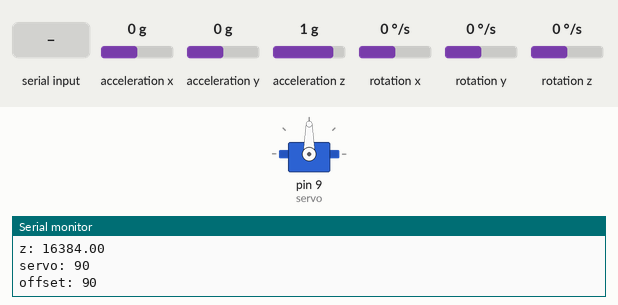
This sketch was run on a simulated Arduino Uno, built with avr-gcc and run on an emulated ATmega328P. Parts: servo, the last lines printed to the serial monitor. Wiring (inferred from the names in the program): MPU-6050 motion sensor at I2C address 0x68. The inputs (shaded band) are chosen by the test bench; at power-on: acceleration x 0 g, acceleration y 0 g, acceleration z 1 g, rotation x 0 °/s, rotation y 0 °/s, rotation z 0 °/s.

Above: at 1.3 s.
1.4 s: acceleration x set to -1.4 g
At 1.7 s:
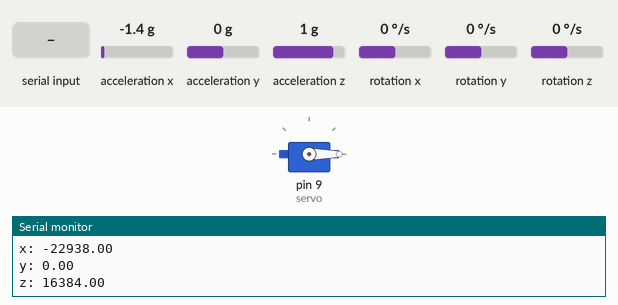
2.9 s: "30,150\n" received over Serial
At 3.9 s:
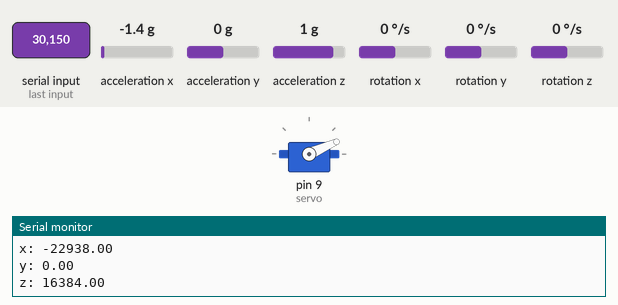
5.6 s: "200\n" received over Serial
At 6.1 s:
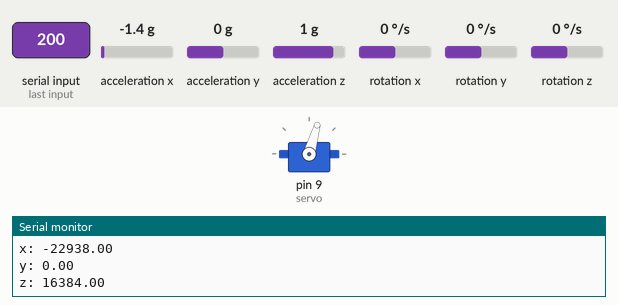
8.2 s: acceleration x set to 1.4 g
At 9.0 s:
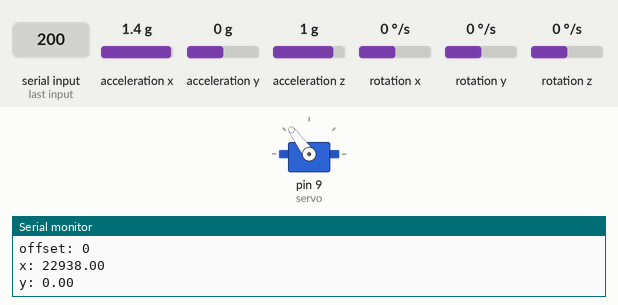
9.7 s: "90,45\n" received over Serial
At 10.1 s:
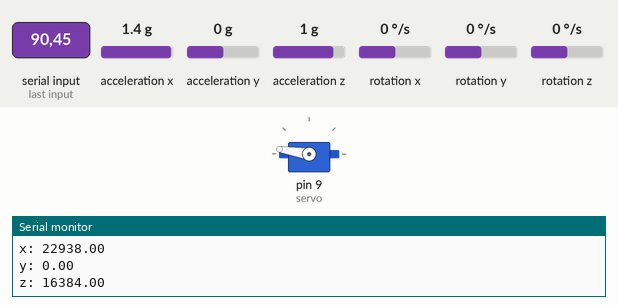
12.4 s: "30,150\n" received over Serial
At 14.6 s:
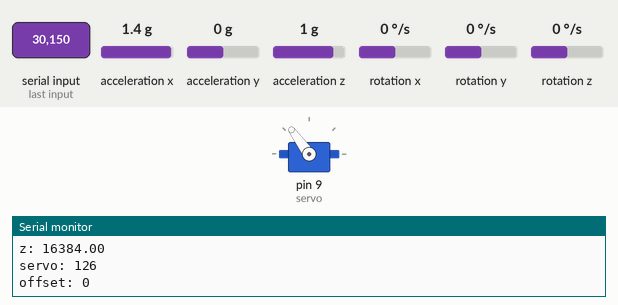
Timing chart, 0 to 15.0 s (numbered marks = the images above; inputs shaded):
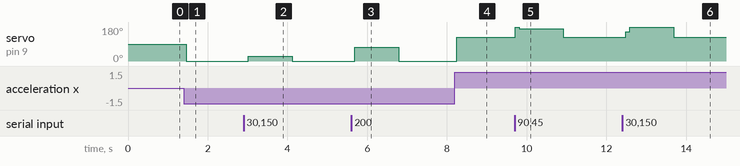

The sketch:

Gimbal.ino
```cpp
// Rewritten demo from Adafruit's MPU6050 library

#include <Wire.h>
#include <Servo.h>

const int MPU = 0x68; // MPU I2C address. Confirm with i2c_scanner example
float gyrox, gyroy, gyroz, accelx, accely, accelz;
float xrotation, yrotation, zrotation;
float deltaTime, prevTime = 0;
Servo servo;
int servo_target;
int offset = 90;
float FS_gyro_factor = 131.0; // change according to MPU +-G setting. Datasheet p32
float FS_accel_factor = 16384.0; // change according to MPU +-G setting. Datasheet p30
int accel_expected_max = 16384.0; // observed 1G value. Bandaid fix

void setup(void) {
  Serial.begin(9600);
  Wire.begin();
  Wire.beginTransmission(MPU);
  Wire.write(0x6B); // PWR_MGNT register. Reset this on setup
  Wire.write(0x00); // TODO: experiment with 0b1000_0000. See if this also properly resets
  Wire.endTransmission(true);
  servo.attach(9);
  Serial.println("Setup Complete");
  delay(100);
  /*
  Optionally configure MPU
  We'll use default +/-2g, +/-250 degree/s
  */
}

void loop() {

  /* Get new sensor events with the readings */
  //request signal from ACCEL_OUT registers
  Wire.beginTransmission(MPU);
  Wire.write(0x3B); // address of ACCEL_XOUT_H
  Wire.endTransmission(false);
  Wire.requestFrom(MPU, 6, true);
  //consume signal
  accelx = (Wire.read() << 8 | Wire.read()) / 1.0; // read 2 bytes/registers (OUT_H and OUT_L) and reassemble the 16b data
  accely = (Wire.read() << 8 | Wire.read()) / 1.0;
  accelz = (Wire.read() << 8 | Wire.read()) / 1.0;
  //request the signal from GYRO_OUT registers
  Wire.beginTransmission(MPU);
  Wire.write(0x43); // GYRO_XOUT_H
  Wire.endTransmission(false);
  Wire.requestFrom(MPU, 6, true);
  // consume the signal
  gyrox = (Wire.read() << 8 | Wire.read()) / FS_gyro_factor; // for setting +-250 degree/s, divide by 131.0
  gyroy = (Wire.read() << 8 | Wire.read()) / FS_gyro_factor;
  gyroz = (Wire.read() << 8 | Wire.read()) / FS_gyro_factor;

  // Gyro data is in degrees/s. Convert to degrees and add to current rotational position (like adding velo to pos)
  deltaTime = millis()/1000.0 - prevTime;
  prevTime = millis()/1000.0;
  xrotation = xrotation + gyrox * deltaTime;
  yrotation = yrotation + gyroy * deltaTime;
  zrotation = zrotation + gyroz * deltaTime;
  /* Print out the values */
  printAccelVariables();
  // printGyroVariables();
  if (Serial.available()){
    offset = Serial.parseInt();
  }
  // servo.write(0); // Run one time so I know which direction to attach the servo horn
  servo_target = map(accelx, -accel_expected_max, accel_expected_max, -90, 90) + offset;
  constrain(servo_target, 0, 180);
  servo.write(servo_target);
  Serial.print("servo: ");
  Serial.println(servo.read());
  Serial.print("offset: ");
  Serial.println(offset);

  Serial.println("");
  delay(100);
}

void printGyroVariables(){
  Serial.println();
  Serial.print("x: ");
  Serial.print(xrotation);
  Serial.print("\t");
  Serial.println(gyrox);
  Serial.print("y: ");
  Serial.print(yrotation);
  Serial.print("\t");
  Serial.println(gyroy);
  Serial.print("z: ");
  Serial.print(zrotation);
  Serial.print("\t");
  Serial.println(gyroz);
}

void printAccelVariables(){
  Serial.println();
  Serial.print("x: ");
  Serial.println(accelx);
  Serial.print("y: ");
  Serial.println(accely);
  Serial.print("z: ");
  Serial.println(accelz);

}
```

Measured:
- after the input at 1.4 s, servo on pin 9 (servo): 90° → 0° after 0.06 s
- after the input at 2.9 s, servo on pin 9 (servo): 0° → 24° after 0.12 s, → 0° 1.1 s later
- after the input at 5.6 s, servo on pin 9 (servo): 0° → 74° after 0.09 s, → 0° 1.1 s later
- after the input at 8.2 s, servo on pin 9 (servo): 0° → 126° after 0.05 s
- after the input at 9.7 s, servo on pin 9 (servo): 126° → 180° at once, → 171° 0.10 s later, → 126° 1.1 s later
- after the input at 12.4 s, servo on pin 9 (servo): 126° → 156° after 0.08 s, → 180° 0.10 s later, → 126° 1.1 s later
